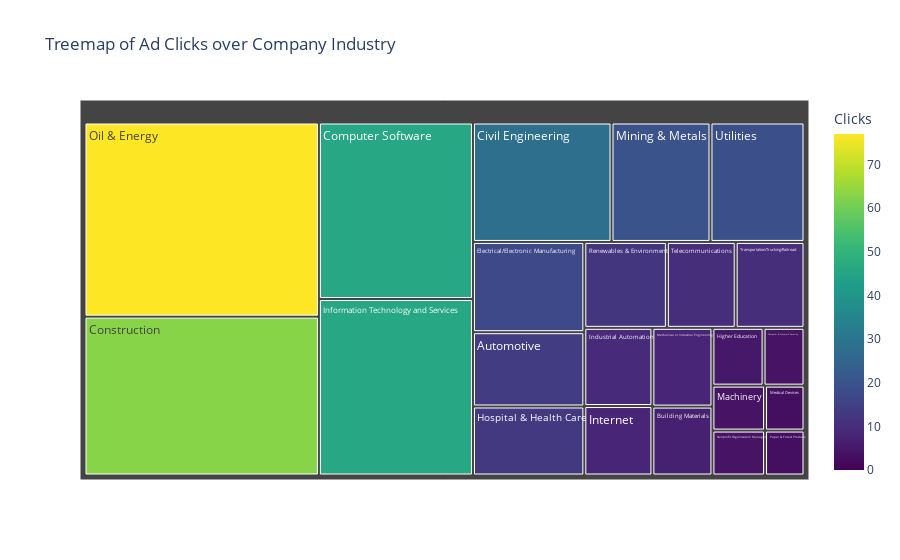

Write notebook code for a chart like this one.
### Code cell
fig5.show()

### Figure 1 — Plotly figure (JSON) as saved in the notebook; plotly's stock layout.template omitted (floating-point values rounded to 4 significant figures)
{"data": [{"branchvalues": "total", "customdata": [[14], [0], [7], [28], [4], [46], [63], [17], [5], [13], [9], [46], [8], [4], [0], [8], [3], [20], [4], [77], [3], [12], [10], [10], [19]], "domain": {"x": [0, 1], "y": [0, 1]}, "hovertemplate": "labels=%{label}<br>Clicks=%{color}<br>parent=%{parent}<br>id=%{id}<extra></extra>", "ids": ["Automotive", "Aviation & Aerospace", "Building Materials", "Civil Engineering", "Computer & Network Security", "Computer Software", "Construction", "Electrical/Electronic Manufacturing", "Higher Education", "Hospital & Health Care", "Industrial Automation", "Information Technology and Services", "Internet", "Machinery", "Management Consulting", "Mechanical or Industrial Engineering", "Medical Devices", "Mining & Metals", "Nonprofit Organization Management", "Oil & Energy", "Paper & Forest Products", "Renewables & Environment", "Telecommunications", "Transportation/Trucking/Railroad", "Utilities"], "labels": ["Automotive", "Aviation & Aerospace", "Building Materials", "Civil Engineering", "Computer & Network Security", "Computer Software", "Construction", "Electrical/Electronic Manufacturing", "Higher Education", "Hospital & Health Care", "Industrial Automation", "Information Technology and Services", "Internet", "Machinery", "Management Consulting", "Mechanical or Industrial Engineering", "Medical Devices", "Mining & Metals", "Nonprofit Organization Management", "Oil & Energy", "Paper & Forest Products", "Renewables & Environment", "Telecommunications", "Transportation/Trucking/Railroad", "Utilities"], "marker": {"coloraxis": "coloraxis", "colors": [14, 0, 7, 28, 4, 46, 63, 17, 5, 13, 9, 46, 8, 4, 0, 8, 3, 20, 4, 77, 3, 12, 10, 10, 19]}, "name": "", "parents": ["", "", "", "", "", "", "", "", "", "", "", "", "", "", "", "", "", "", "", "", "", "", "", "", ""], "type": "treemap", "values": [14, 0, 7, 28, 4, 46, 63, 17, 5, 13, 9, 46, 8, 4, 0, 8, 3, 20, 4, 77, 3, 12, 10, 10, 19]}], "layout": {"coloraxis": {"colorbar": {"title": {"text": "Clicks"}}, "colorscale": [[0, "#440154"], [0.1111, "#482878"], [0.2222, "#3e4989"], [0.3333, "#31688e"], [0.4444, "#26828e"], [0.5556, "#1f9e89"], [0.6667, "#35b779"], [0.7778, "#6ece58"], [0.8889, "#b5de2b"], [1, "#fde725"]]}, "legend": {"tracegroupgap": 0}, "title": {"text": "Treemap of Ad Clicks over Company Industry"}}}
